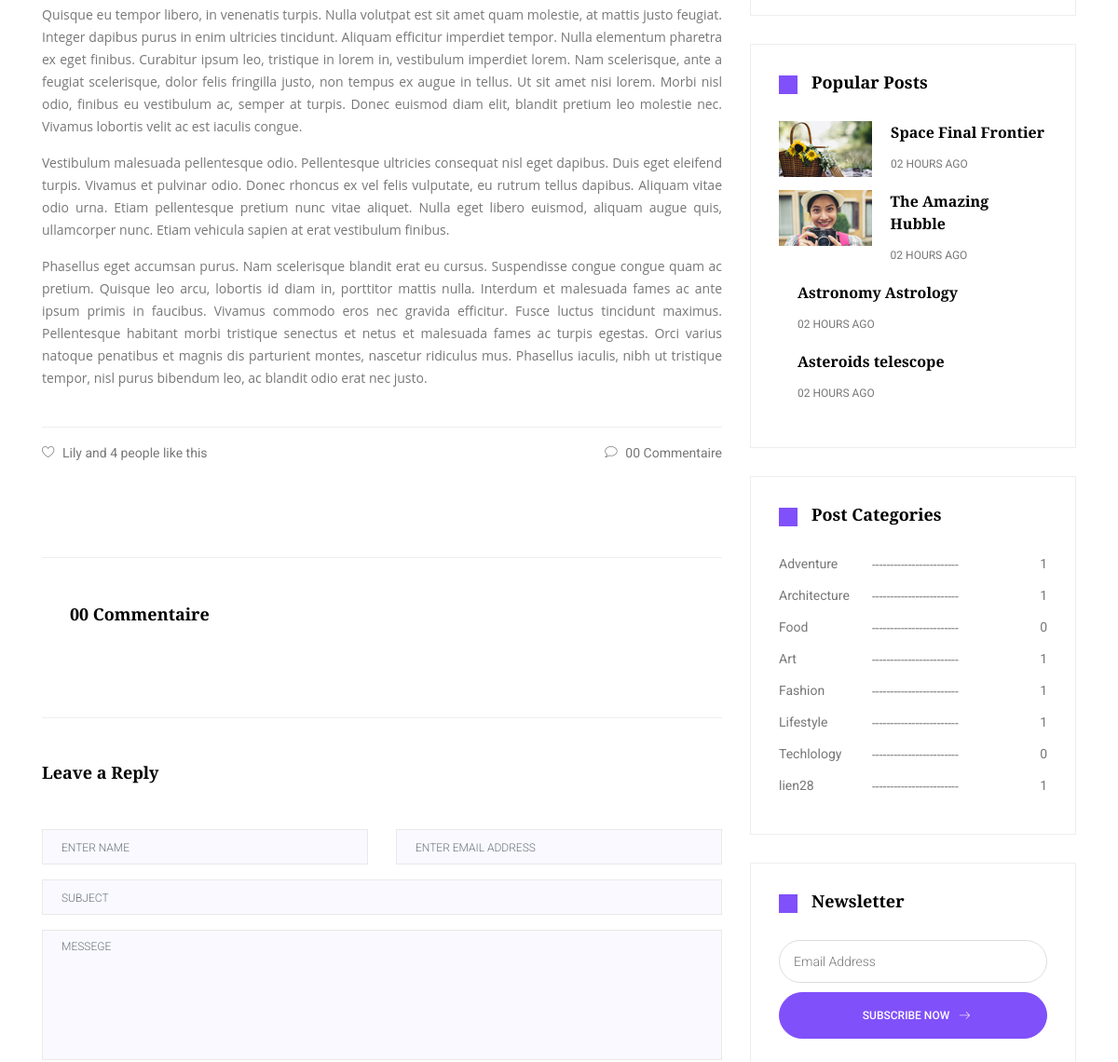
The app's page /6/details (middle part), older data.
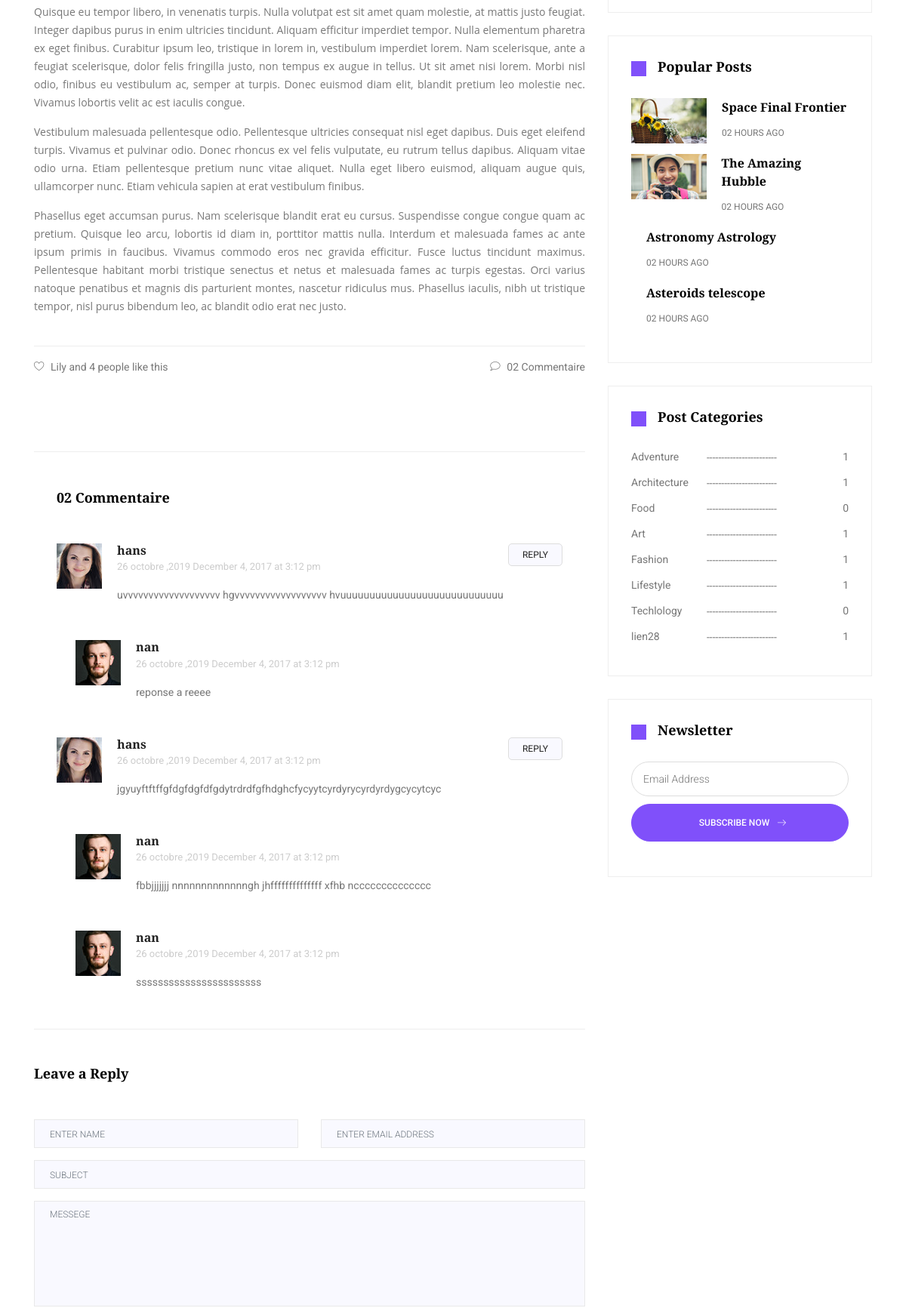
The same page, newer data.
### blog/models.py (models this page shows, shortened)
class Article(models.Model):
    temps_de_lecture = models.CharField(max_length=255)
    titre =  models.CharField(max_length=255)
    description = models.TextField()
    categorie_id =  models.ForeignKey(Categorie,on_delete=models.CASCADE, related_name="categorie")
    contenu =  HTMLField('article_description',)
    photo = models.ImageField(upload_to ='article')
    tag_name = models.ManyToManyField(Tag, related_name="tag_article")
    nom =  models.ForeignKey(User,on_delete=models.CASCADE)
    nbr_comment = models.IntegerField(default="0")
    nbr_like = models.IntegerField(default="0")
    date_add =  models.DateTimeField(auto_now_add=True)
    date_update =  models.DateTimeField(auto_now=True)
    status =  models.BooleanField(default=False)
    class Meta:
        verbose_name = 'Article'
        verbose_name_plural = 'Article'

class Timemodels(models.Model):
    date_add =  models.DateTimeField(auto_now_add=True)
    date_update =  models.DateTimeField(auto_now=True)
    status =  models.BooleanField(default=True)
    class Meta:
        abstract=True

class Categorie(Timemodels):
    titre =  models.CharField(max_length=255)
    image = models.ImageField(upload_to='categorie',)
    nom =  models.ForeignKey(User,on_delete=models.CASCADE)
    class Meta:
        verbose_name = 'Categorie'
        verbose_name_plural = 'Categorie'

class Commentaire(Timemodels):
    article_id =  models.ForeignKey(Article,on_delete=models.CASCADE, related_name="article_poster")
    username =  models.ForeignKey(User,on_delete=models.CASCADE)
    contenu =  models.TextField(null=True)
    class Meta:
        verbose_name = 'Commentaire'
        verbose_name_plural = 'Commentaire des postes'

class Reply(Timemodels):
    commentaire_id =  models.ForeignKey(Commentaire,on_delete=models.CASCADE, related_name="commentaire_poster")
    username =  models.ForeignKey(User,on_delete=models.CASCADE)
    contenu =  models.TextField(null=True)
    class Meta:
        verbose_name = 'Reply'
        verbose_name_plural = 'reponse aux commentaires'

### blog/views.py (the view)
# urls.py: path('<int:id>/details', views.detail, name='detail'),
def detail(request , id):
    archive = Categorie.objects.filter(status=True).order_by('-date_add')
    alltag = Tag.objects.filter(status=True)
    article = Article.objects.get(pk=id)
    categorie = Categorie.objects.filter(status=True).order_by('-date_add')
    tag = article.tag_name.all()
    comment = Commentaire.objects.filter(article_id = article).order_by('-date_add')
    comment7 = Commentaire.objects.filter(article_id = article).order_by('-date_add')[5::]
    print(comment7)
    data={
        'verif':len(comment7),
        'alltag':alltag,
        'archive':archive,
        'tag':tag,
        'categorie':categorie,
        'comment':comment,
        'article':article,
    }
    return render(request, 'pages/blog/blog-detail.html',data)

### templates/pages/blog/blog-detail.html (shortened to what this page needs)
{% extends 'bases/bases.html' %}
{% block content %}
        <section class="blog_area section-gap single-post-area">
            <div class="container">
                <div class="row">
                    <div class="col-lg-8">
                        <div class="main_blog_details">
                            <p>{{article.contenu|safe}}</p>
                            <div class="news_d_footer">
                                <a href="#"><i class="lnr lnr lnr-heart"></i>Lily and 4 people like this</a>
                                {% if comment.count <= 9 %}
                                <a class="justify-content-center ml-auto" href="#"><i class="lnr lnr lnr-bubble"></i>0{{comment.count}}
                                    Commentaire </a>
                                    {% else %}
                                    <a class="justify-content-center ml-auto" href="#"><i class="lnr lnr lnr-bubble"></i>{{comment.count}}
                                        Commentaires</a>
                                    {% endif %}
                            </div>
                        </div>
                        <div class="navigation-area">
                        </div>
                        <div class="comments-area">
                                {% if comment.count <= 9 %}
                            <h4>0{{comment.count}} Commentaire</h4>
                            {% else %}
                            <h4>{{comment.count}} Commentaires</h4>
                            {% endif %}
                            {% for com in comment %}
        {% if forloop.counter <= 5 %}
                            <div class="comment-list">
                                <div class="single-comment justify-content-between d-flex">
                                    <div class="user justify-content-between d-flex">
                                        <div class="thumb">
                                            <img src="/static/img/blog/c1.jpg" alt="">
                                        </div>
                                        <div class="desc">
                                            <h5><a href="#">{{com.username}}</a></h5>
                                            <p class="date"> {{com.date_add|date:"d F ,Y"}} December 4, 2017 at 3:12 pm </p>
                                            <p class="comment">
                                                    {{com.contenu}}
                                            </p>
                                        </div>
                                    </div>
                                    <div class="reply-btn">
                                        <a href="" class="btn-reply text-uppercase">reply</a>
                                    </div>
                                </div>
                            </div>
                            {% for r in com.commentaire_poster.all %}
                            <div class="comment-list left-padding">
                                <div class="single-comment justify-content-between d-flex">
                                    <div class="user justify-content-between d-flex">
                                        <div class="thumb">
                                            <img src="/static/img/blog/c2.jpg" alt="">
                                        </div>
                                        <div class="desc">
                                            <h5><a href="#">{{r.username}}</a></h5>
                                            <p class="date">{{com.date_add|date:"d F ,Y"}} December 4, 2017 at 3:12 pm </p>
                                            <p class="comment">
                                                    {{r.contenu}}
                                            </p>
                                        </div>
                                    </div>
                                </div>
                            </div>
                            {% endfor %}
                            {% endif %}
            {% endfor %}
                        </div>
                        <div class="comment-form">
                            <h4>Leave a Reply</h4>
                            <form>
                                <div class="form-group form-inline">
                                    <div class="form-group col-lg-6 col-md-6 name">
                                        <input type="text" class="form-control" id="name" placeholder="Enter Name" onfocus="this.placeholder = ''"
                                            onblur="this.placeholder = 'Enter Name'">
                                    </div>
                                    <div class="form-group col-lg-6 col-md-6 email">
                                        <input type="email" class="form-control" id="email" placeholder="Enter email address"
                                            onfocus="this.placeholder = ''" onblur="this.placeholder = 'Enter email address'">
                                    </div>
                                </div>
                                <div class="form-group">
                                    <input type="text" class="form-control" id="subject" placeholder="Subject" onfocus="this.placeholder = ''"
                                        onblur="this.placeholder = 'Subject'">
                                </div>
                                <div class="form-group">
                                    <textarea class="form-control mb-10" rows="5" name="message" placeholder="Messege"
                                        onfocus="this.placeholder = ''" onblur="this.placeholder = 'Messege'" required=""></textarea>
                                </div>
                            </form>
                        </div>
                    </div>
                    <div class="col-lg-4 sidebar">
                        <div class="single-widget protfolio-widget">
                        </div>
                        <div class="single-widget popular-posts-widget">
                            <h4 class="title">Popular Posts</h4>
                            <div class="blog-list ">
                                <div class="single-popular-post d-flex flex-row">
                                    <div class="popular-thumb">
                                        <img class="img-fluid" src="/static/img/blog/r1.jpg" alt="">
                                    </div>
                                    <div class="popular-details">
                                        <a href="blog-details.html">
                                            <h4>Space Final Frontier</h4>
                                        </a>
                                        <p class="text-uppercase">02 hours ago</p>
                                    </div>
                                </div>
                                <div class="single-popular-post d-flex flex-row">
                                    <div class="popular-thumb">
                                        <img class="img-fluid" src="/static/img/blog/r2.jpg" alt="">
                                    </div>
                                    <div class="popular-details">
                                        <a href="blog-details.html">
                                            <h4>The Amazing Hubble</h4>
                                        </a>
                                        <p class="text-uppercase">02 hours ago</p>
                                    </div>
                                </div>
                                <div class="single-popular-post d-flex flex-row">
                                    <div class="popular-details">
                                        <a href="blog-details.html">
                                            <h4>Astronomy Astrology</h4>
                                        </a>
                                        <p class="text-uppercase">02 hours ago</p>
                                    </div>
                                </div>
                                <div class="single-popular-post d-flex flex-row">
                                    <div class="popular-details">
                                        <a href="blog-details.html">
                                            <h4>Asteroids telescope</h4>
                                        </a>
                                        <p class="text-uppercase">02 hours ago</p>
                                    </div>
                                </div>
                            </div>
                        </div>
                        <div class="single-widget category-widget">
                            <h4 class="title">Post Categories</h4>
                            <ul>
                                    {% for cat in categorie %}
                                <li><a href="#" class="justify-content-between align-items-center d-flex">
                                        <p>{{cat.titre}}</p> <span>{{cat.categorie.count}}</span>
                                    </a></li>
                                    {% endfor %}
                            </ul>
                        </div>
                        <div class="single-widget newsletter-widget">
                            <h4 class="title">Newsletter</h4>
                            <div id="mc_embed_signup">
                                <form target="_blank" novalidate="true" action="https://spondonit.us12.list-manage.com/subscribe/post?u=1462626880ade1ac87bd9c93a&amp;id=92a4423d01"
                                    method="get" class="">
                                    <div class="form-group" style="width: 100%">
                                        <input name="EMAIL" placeholder="Email Address" onfocus="this.placeholder = ''"
                                            onblur="this.placeholder = 'Email Address '" required="" type="email">
                                        <button class="primary-btn text-uppercase">
                                            Subscribe Now
                                            <span class="lnr lnr-arrow-right"></span>
                                        </button>
                                    </div>
                                </form>
                            </div>
                        </div>
                    </div>
                </div>
            </div>
        </section>
{% endblock content %}

### templates/bases/bases.html (shortened to what this page needs)
<!DOCTYPE html>
<html lang="zxx" class="no-js">
<head>
	<link rel="stylesheet" href="/static/css/linearicons.css">
	<link rel="stylesheet" href="/static/css/font-awesome.min.css">
	<link rel="stylesheet" href="/static/css/bootstrap.css">
	<link rel="stylesheet" href="/static/css/magnific-popup.css">
	<link rel="stylesheet" href="/static/css/nice-select.css">
	<link rel="stylesheet" href="/static/css/animate.min.css">
	<link rel="stylesheet" href="/static/css/owl.carousel.css">
	<link rel="stylesheet" href="/static/css/main.css">
</head>
<body>
{% block content %}
{% endblock content %}
</body>
</html>

Row changes from the older to the newer data that the page shows:
added Commentaire: username "hans", date_add "26 octobre ,2019", contenu "uvvvvvvvvvvvvvvvvvvv hgvvvvvvvvvvvvvvvvvv hvuuuuuuuuuuuuuuuuuuuuuuuuuuuu"
added Reply: username "nan", contenu "reponse a reeee", shown under "hans"
added Commentaire: username "hans", date_add "26 octobre ,2019", contenu "jgyuyftftffgfdgfdgfdfgdytrdrdfgfhdghcfycyytcyrdyrycyrdyrdygcycytcyc"
added Reply: username "nan", contenu "fbbjjjjjjj nnnnnnnnnnnnngh jhffffffffffffff xfhb ncccccccccccccc", shown under "hans"
added Reply: username "nan", contenu "sssssssssssssssssssssss", shown under "hans"
Text that changed along with them:
{{ comment.count }}: "0" → "2"
